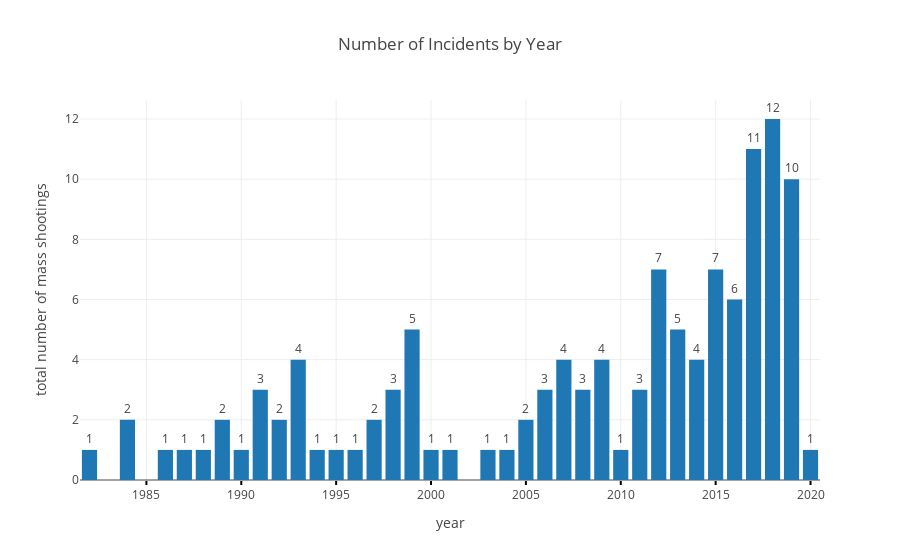

This figure's notebook cell:
### Markdown cell above
### Number of Shootings by Year Visualization

### Code cell
colorscales = [[0, '#ff4040'], [0.5, '#d72d2a'],[0.8,'#af1916'],[1,'#8a0000']]

fig = px.bar(shootings_per_year, y='shootings', x='year', text='shootings', title='Number of Incidents by Year', template='gridon', color_continuous_scale=colorscales)
fig.update_traces(texttemplate='%{text:.2}', textposition='outside')
fig.update_layout(uniformtext_minsize=8, uniformtext_mode='hide', yaxis_title="total number of mass shootings",
    xaxis_title="year",
        xaxis=dict(
        #tickmode='linear',
        ticks='outside',
        tick0=0,
        ticklen=4,
        tickwidth=2,
        tickcolor='#000'
    ))

fig.show()

### Figure 1 — Plotly figure (JSON) as saved in the notebook; plotly's stock layout.template omitted (floating-point values rounded to 4 significant figures)
{"data": [{"alignmentgroup": "True", "hoverlabel": {"namelength": 0}, "hovertemplate": "year=%{x}<br>shootings=%{text}", "legendgroup": "", "marker": {"color": "#1F77B4"}, "name": "", "offsetgroup": "", "orientation": "v", "showlegend": false, "text": [1, 2, 1, 1, 1, 2, 1, 3, 2, 4, 1, 1, 1, 2, 3, 5, 1, 1, 1, 1, 2, 3, 4, 3, 4, 1, 3, 7, 5, 4, 7, 6, 11, 12, 10, 1], "textposition": "outside", "texttemplate": "%{text:.2}", "type": "bar", "x": [1982, 1984, 1986, 1987, 1988, 1989, 1990, 1991, 1992, 1993, 1994, 1995, 1996, 1997, 1998, 1999, 2000, 2001, 2003, 2004, 2005, 2006, 2007, 2008, 2009, 2010, 2011, 2012, 2013, 2014, 2015, 2016, 2017, 2018, 2019, 2020], "xaxis": "x", "y": [1, 2, 1, 1, 1, 2, 1, 3, 2, 4, 1, 1, 1, 2, 3, 5, 1, 1, 1, 1, 2, 3, 4, 3, 4, 1, 3, 7, 5, 4, 7, 6, 11, 12, 10, 1], "yaxis": "y"}], "layout": {"barmode": "relative", "legend": {"tracegroupgap": 0}, "title": {"text": "Number of Incidents by Year"}, "uniformtext": {"minsize": 8, "mode": "hide"}, "xaxis": {"anchor": "y", "domain": [0, 1], "tick0": 0, "tickcolor": "#000", "ticklen": 4, "ticks": "outside", "tickwidth": 2, "title": {"text": "year"}}, "yaxis": {"anchor": "x", "domain": [0, 1], "title": {"text": "total number of mass shootings"}}}}
